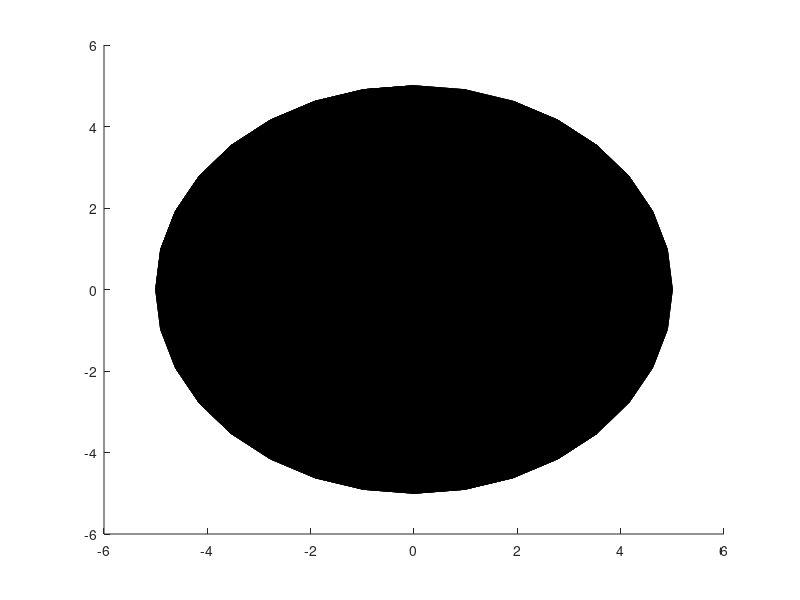

MATLAB code to generate this figure: (Note: this script raises an error after producing the figure.)
function ch = ROIcreateCylinder(radius,height,location,numSegments,ax)
% creates cylinder in current or parsed axis with specified radius and
% height. 
% Output is handle to the object for later manipulation.
%
% ch = ROIcreateCylinder()
% ch = ROIcreateCylinder(radius)
% ch = ROIcreateCylinder(radius,height)
% ch = ROIcreateCylinder(radius,height,location)
% ch = ROIcreateCylinder(radius,height,location,numSegments)
% ch = ROIcreateCylinder(radius,height,location,numSegments,ax)
%
% INPUTS
% radius:       radius of the cylinder, default is 5   
% height:       height of the cylinder, default is 10
% location:     start coordinates of the cylinder, default is [0 0 0]
% numSegments:  number of segments of the cylinder, default is 32
%
% OUTPUTS
% ch:           handle to the ROIcylinder

%% sets default radius to 5
if not(exist('radius','var'))
    radius = 5;
end
%% sets default height to 10
if ~exist('height','var')
    height = 10;
end
%% sets default location to [0, 0, 0]
if ~exist('location','var')
    location = [0 0 0];
end
%% sets default numSegments to 32
if not(exist('numSegments','var'))
    numSegments = 32;
end
%% gets axis
if not(exist('ax','var'))
    ax = gca;
end
%% creates the cylinder
[x, y, z] = cylinder(radius,numSegments);

z = z * height - height/2;
x = x';
y = y';
z = z';
x = x(:);
y = y(:);
z = z(:);
x0 = location(:,1); % getting x coordinate of location
y0 = location(:,2); % getting y coordinate of location
z0 = location(:,3); % getting z coordinate of location
x = x + x0; % calculate shifted x coordinates
y = y + y0; % calculate shifted y coordinates
z = z + z0; % calculate shifted z coordinates
fv.vertices = [x,y,z];

faces = convhull(x,y,z);
fv.faces = faces;

%% plotting the patch object
ch = patch(fv);
ch.FaceColor = [.5 , .5 , .5];
ch.FaceAlpha = 0.5;
ch.DisplayName = 'ROI cylinder';




